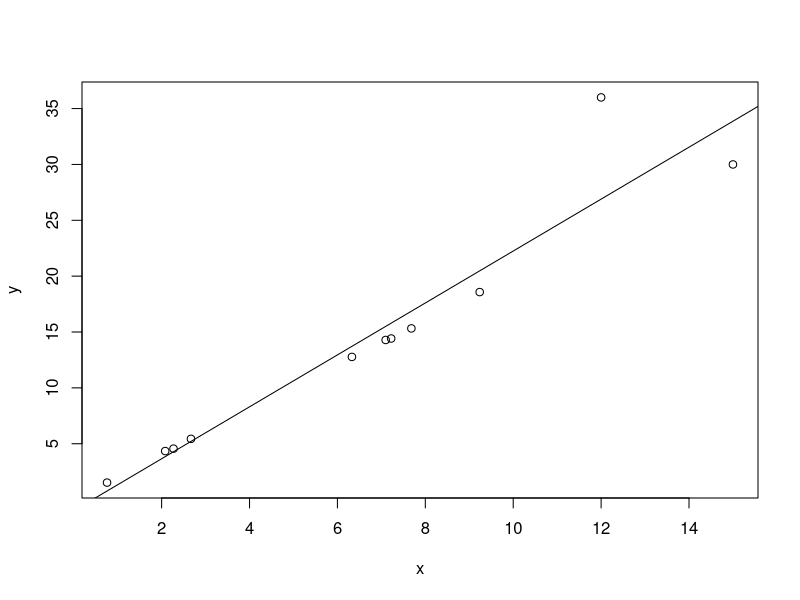
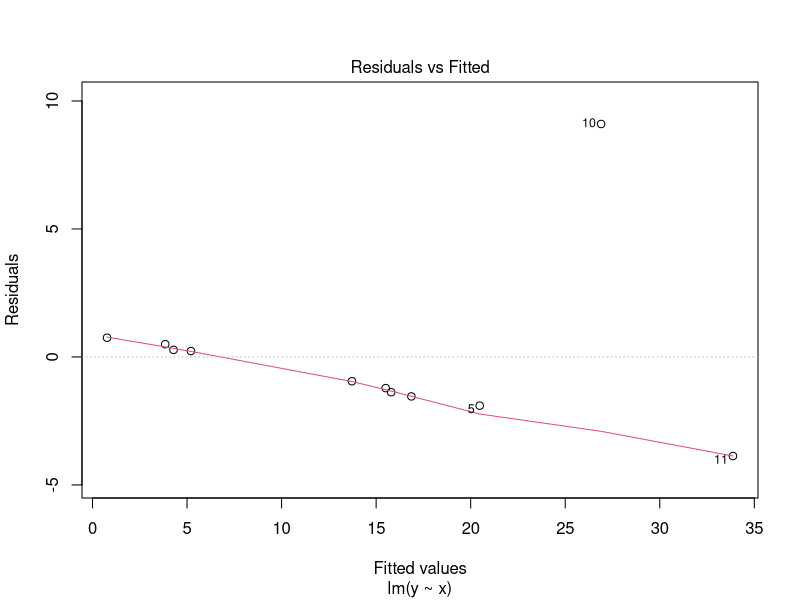
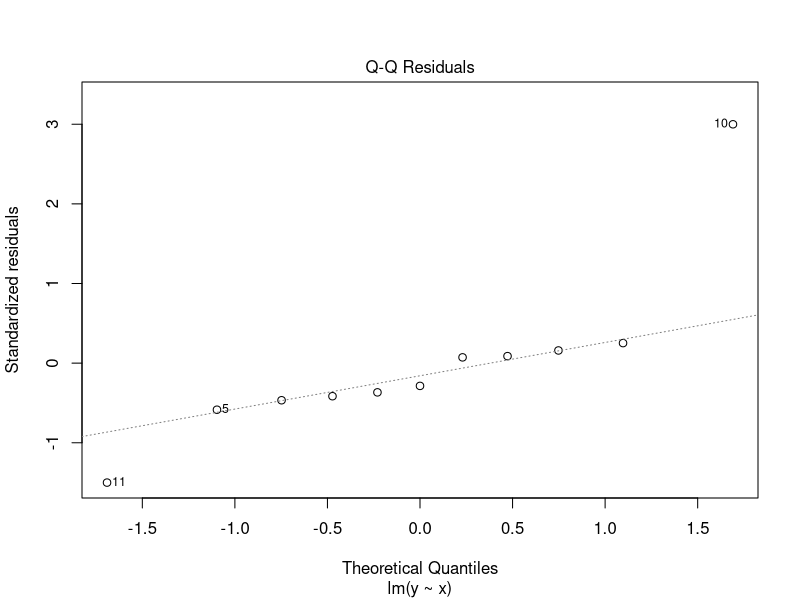
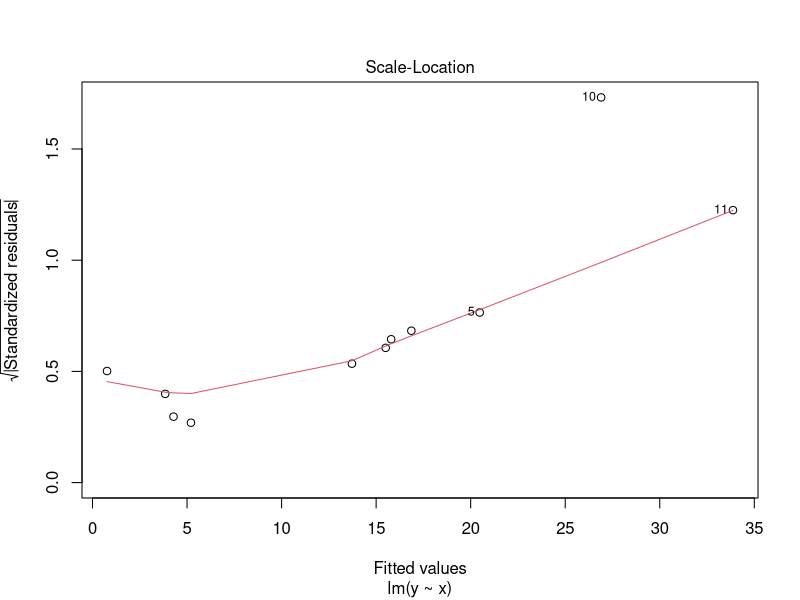
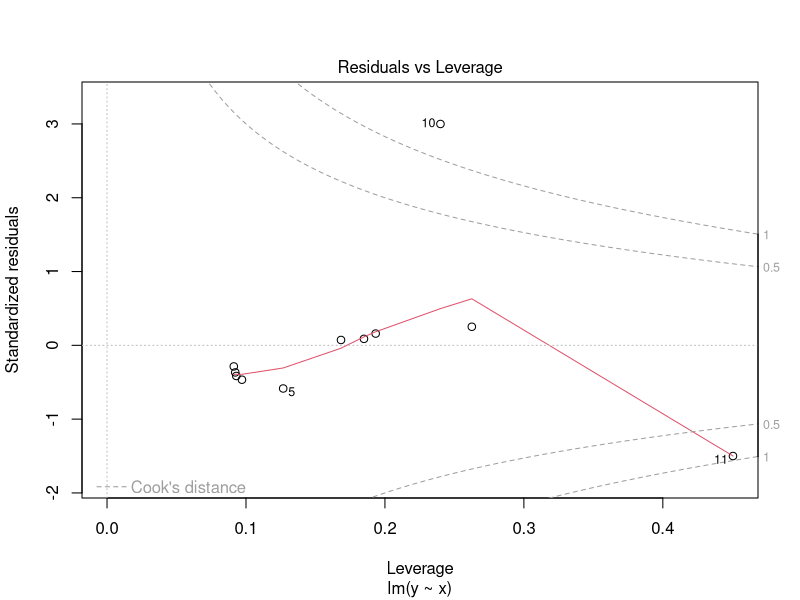
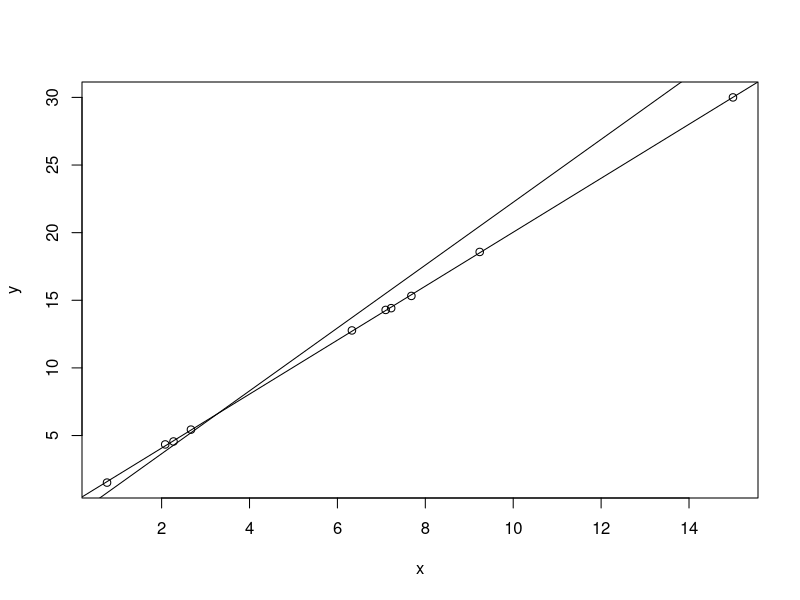

Generate these figures, in order, with R:


data("swiss")


Model1 <- lm(Fertility~Agriculture,data=swiss)



n <- length(swiss$Agriculture)

x <- swiss$Agriculture

x <- cbind(1,x)

Xmean <- mean(x[,2])
XSigma <- sd(x[,2])


#These 3 are the same:
HatValues3 <- (1/n)+(1/(n-1)*((x-Xmean)/XSigma)^2)
#The first just works with 1 parameter

H <- x %*% solve(t(x) %*% x) %*% t(x)

HatValues2 <- diag(H)

HatValues <- hatvalues(Model1)

#----------------------------------------

Sigma <- summary(Model1)$sigma

e <- resid(Model1)

#These 2 are the same:
rstandard2 <- e/(Sigma*sqrt(1-HatValues))
rstandard <- rstandard(Model1)


#----------------------------------------------
set.seed(24)
x <- c(rnorm(9,mean=5,sd=5),12,15)

set.seed(23)
y <- c(2*x[1:9]+rnorm(9,sd=0.1),36,30)


fit1 <- lm(y~x)

plot(x,y)
abline(fit1)

Hat <- hatvalues(fit1)

n <- length(x) 
k <- 2 #Number of parameters including intercept
cutoff <- 2*k/n

Hat>cutoff

dfbeta(fit1)

#Very high rstudent in 10th:
rstudent(fit1)
rstandard(fit1)

plot(fit1)

x <- x[-10]
y <- y[-10]

fit2 <- lm(y~x)
plot(x,y)
abline(fit1)
abline(fit2)

#These 2 are equal:
Cook.Distance <- cooks.distance(fit1)

Cook.Distance2 <- 1/k*(rstandard(fit1))^2*(Hat/(1-Hat))


